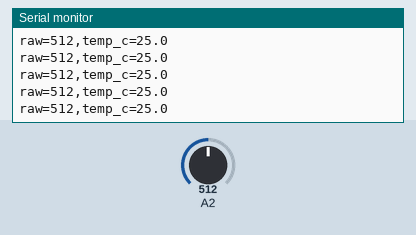
Recording of a sketch running on a simulated Arduino Uno, built with avr-gcc and run on an emulated ATmega328P. Shown: the last lines printed to the serial monitor. Inputs (shaded band) come from the test bench; at power-on: A2 = 512.

Above: at 1.2 s.
1.3 s: A2 set to 716
At 1.69 s:
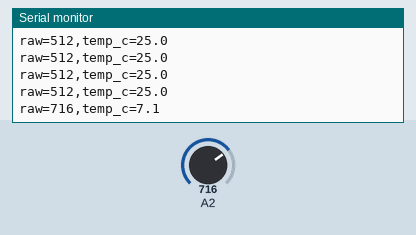
2.8 s: A2 set to 900
At 2.94 s:
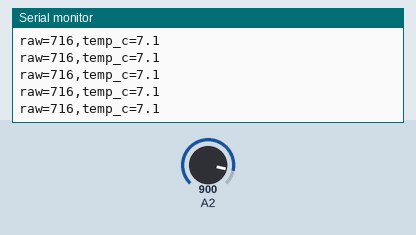
Timing chart, 0 to 5.8 s (numbered marks = the images above; inputs shaded):
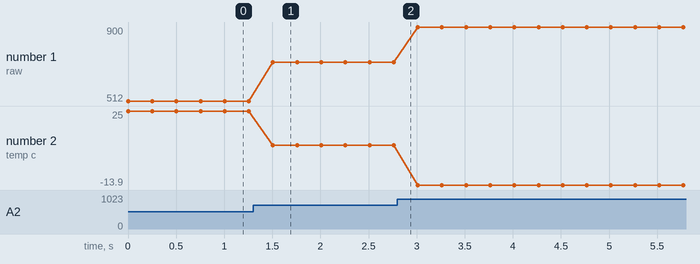

The sketch:

thermistor.ino
```cpp
// Thermistor divider on A2: 10k from 5V to A2, thermistor from A2 to GND
const float R_FIXED = 10000.0, R_NOMINAL = 10000.0, BETA = 3950.0;

void setup() {
  Serial.begin(115200);
}

void loop() {
  int a = analogRead(A2);
  if (a < 1) a = 1;
  if (a > 1022) a = 1022;
  float rt = R_FIXED * a / (1023.0 - a);
  float tc = 1.0 / (1.0 / 298.15 + log(rt / R_NOMINAL) / BETA) - 273.15;
  Serial.print("raw=");     Serial.print(a);
  Serial.print(",temp_c="); Serial.println(tc, 1);
  delay(250);
}
```

Measured:
- after the input at 1.3 s, the serial monitor: prints a new line after 0.21 s (image 1)
- plotted number 1: 512 → 716 after the input at 1.3 s, 716 → 900 after the input at 2.8 s
- plotted number 2: 25 → 7.1 after the input at 1.3 s, 7.1 → -13.9 after the input at 2.8 s
